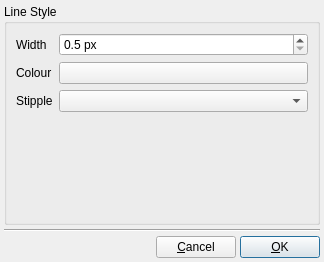
<?xml version="1.0" encoding="UTF-8"?>
<ui version="4.0">
 <class>EditLineStyleDialog</class>
 <widget class="QDialog" name="EditLineStyleDialog">
  <property name="windowModality">
   <enum>Qt::ApplicationModal</enum>
  </property>
  <property name="geometry">
   <rect>
    <x>0</x>
    <y>0</y>
    <width>324</width>
    <height>262</height>
   </rect>
  </property>
  <property name="windowTitle">
   <string>Line Style</string>
  </property>
  <layout class="QVBoxLayout" name="verticalLayout_2">
   <property name="spacing">
    <number>4</number>
   </property>
   <property name="margin">
    <number>4</number>
   </property>
   <item>
    <widget class="QGroupBox" name="LineStyleGroup">
     <property name="title">
      <string>Line Style</string>
     </property>
     <layout class="QVBoxLayout" name="verticalLayout">
      <item>
       <layout class="QGridLayout" name="gridLayout">
        <item row="1" column="3">
         <widget class="ColourButton" name="LineColourButton">
          <property name="sizePolicy">
           <sizepolicy hsizetype="Expanding" vsizetype="Fixed">
            <horstretch>0</horstretch>
            <verstretch>0</verstretch>
           </sizepolicy>
          </property>
          <property name="toolTip">
           <string>Click to select new colour</string>
          </property>
          <property name="text">
           <string/>
          </property>
         </widget>
        </item>
        <item row="2" column="1">
         <widget class="QLabel" name="label_3">
          <property name="text">
           <string>Stipple</string>
          </property>
         </widget>
        </item>
        <item row="2" column="3">
         <widget class="QComboBox" name="LineStippleCombo"/>
        </item>
        <item row="0" column="1">
         <widget class="QLabel" name="label_2">
          <property name="text">
           <string>Width</string>
          </property>
         </widget>
        </item>
        <item row="1" column="1">
         <widget class="QLabel" name="label">
          <property name="text">
           <string>Colour</string>
          </property>
         </widget>
        </item>
        <item row="0" column="3">
         <widget class="QDoubleSpinBox" name="LineWidthSpin">
          <property name="suffix">
           <string> px</string>
          </property>
          <property name="decimals">
           <number>1</number>
          </property>
          <property name="minimum">
           <double>0.500000000000000</double>
          </property>
          <property name="singleStep">
           <double>0.500000000000000</double>
          </property>
         </widget>
        </item>
       </layout>
      </item>
      <item>
       <spacer name="verticalSpacer">
        <property name="orientation">
         <enum>Qt::Vertical</enum>
        </property>
        <property name="sizeHint" stdset="0">
         <size>
          <width>20</width>
          <height>62</height>
         </size>
        </property>
       </spacer>
      </item>
     </layout>
    </widget>
   </item>
   <item>
    <widget class="Line" name="line">
     <property name="orientation">
      <enum>Qt::Horizontal</enum>
     </property>
    </widget>
   </item>
   <item>
    <layout class="QHBoxLayout" name="horizontalLayout_7">
     <item>
      <spacer name="horizontalSpacer_4">
       <property name="orientation">
        <enum>Qt::Horizontal</enum>
       </property>
       <property name="sizeHint" stdset="0">
        <size>
         <width>40</width>
         <height>20</height>
        </size>
       </property>
      </spacer>
     </item>
     <item>
      <widget class="QPushButton" name="CancelButton">
       <property name="text">
        <string>&amp;Cancel</string>
       </property>
      </widget>
     </item>
     <item>
      <widget class="QPushButton" name="OKButton">
       <property name="text">
        <string>&amp;OK</string>
       </property>
       <property name="default">
        <bool>true</bool>
       </property>
      </widget>
     </item>
    </layout>
   </item>
  </layout>
 </widget>
 <customwidgets>
  <customwidget>
   <class>ColourButton</class>
   <extends>QPushButton</extends>
   <header>gui/widgets/colourbutton.hui</header>
  </customwidget>
 </customwidgets>
 <tabstops>
  <tabstop>LineWidthSpin</tabstop>
  <tabstop>LineColourButton</tabstop>
  <tabstop>LineStippleCombo</tabstop>
  <tabstop>CancelButton</tabstop>
  <tabstop>OKButton</tabstop>
 </tabstops>
 <resources/>
 <connections/>
</ui>
